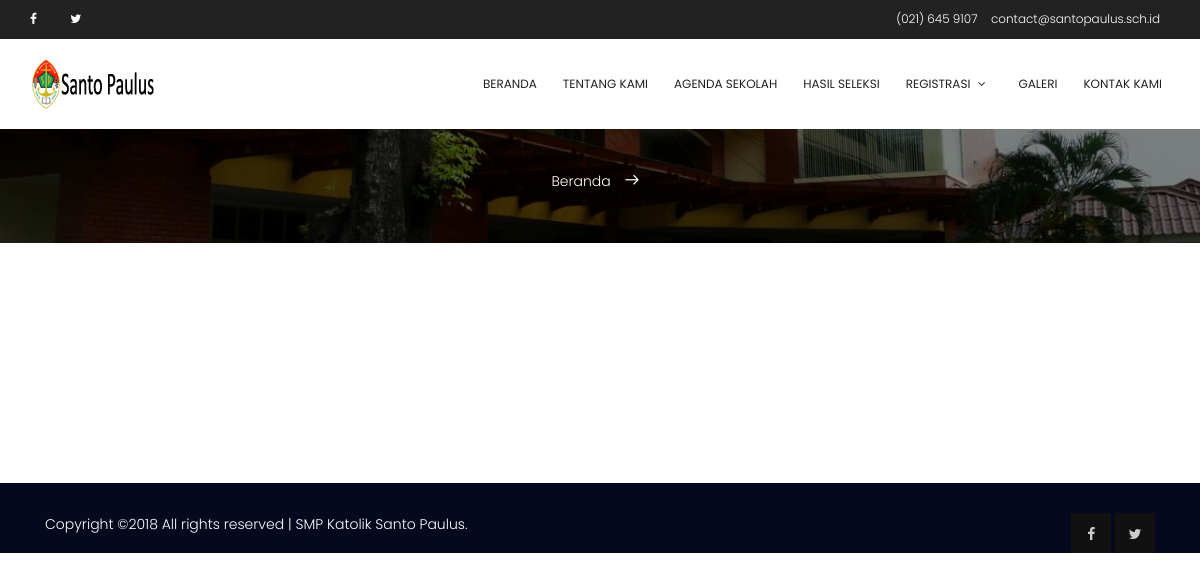
Page /?page=static&q=syarat-pendaftaran on the earlier database version.
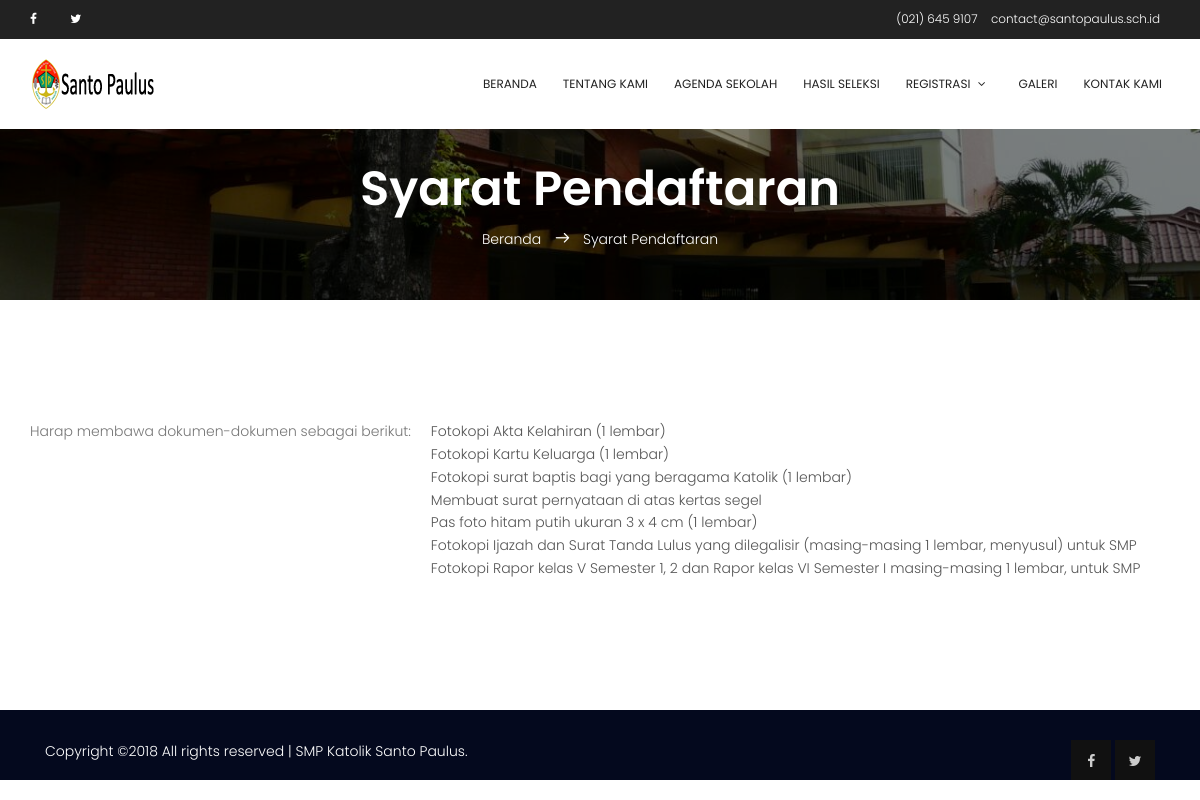
Same page on the later database version.
### tables this page shows
CREATE TABLE `site_pages` (
  `pg_id` int(11) NOT NULL,
  `pg_title` varchar(100) NOT NULL,
  `pg_slug` varchar(250) NOT NULL,
  `pg_content` text NOT NULL,
  `pg_publish` enum('Y','N') NOT NULL
);

### digi_canvas.php (called while the page is built, shortened)
<?php
require("includes/constants.php");
require('includes/class.db.php');
$database = DB::getInstance();
include("template/v_header.php");
include("template/v_content.php");
include("template/v_footer.php");
?>

### includes/constants.php (called while the page is built, shortened)
<?php
$baseurl = "http://".$_SERVER['HTTP_HOST'].str_replace(basename($_SERVER['SCRIPT_NAME']),"",$_SERVER['SCRIPT_NAME']);
?>

### includes/class.db.php (called while the page is built, shortened)
<?php
class DB
{
    private $link = null;
    static $inst = null;
    public function __construct()
    {
        try {
            $this->link = new mysqli( DB_HOST, DB_USER, DB_PASS, DB_NAME );
            $this->link->set_charset( "utf8" );
        } catch ( Exception $e ) {
            die( 'Unable to connect to database' );
        }
    }
    public function get_row( $query, $object = false )
    {
        $row = $this->link->query( $query );
        if( $this->link->error )
        {
            $this->log_db_errors( $this->link->error, $query );
            return false;
        }
        else
        {
            $r = ( !$object ) ? $row->fetch_row() : $row->fetch_object();
            return $r;
        }
    }
    static function getInstance()
    {
        if( self::$inst == null )
        {
            self::$inst = new DB();
        }
        return self::$inst;
    }
}

### modules/pages/page_content.php (the view)
<?php
    $key = htmlspecialchars($_GET["q"], ENT_QUOTES, 'UTF-8');
    $query = "SELECT pg_title, pg_slug, pg_content, pg_publish FROM site_pages WHERE pg_slug = '$key' ";
    if( $database->num_rows( $query ) > 0 )
    {
        list( $title, $slug, $content, $publish ) = $database->get_row( $query );
        $pagetitle = $title;
        $fcontent = nl2br(html_entity_decode($content), TRUE);
    }
?>
<section class="banner-area relative">
    <div class="overlay overlay-bg"></div>
    <div class="container">
        <div class="row d-flex align-items-center justify-content-center">
            <div class="about-content col-lg-12">
                <h1 class="text-white">
                    <?php echo ucfirst($pagetitle);?>
                </h1>
                <p class="text-white link-nav"><a href="<?php echo $baseurl;?>">Beranda </a>  <span class="lnr lnr-arrow-right"></span>  <?php echo ucfirst($pagetitle);?></p>
            </div>
        </div>
    </div>
</section>
<section class="section-gap">
<div class="container">
    <div class="row">
        <?php echo $fcontent; ?>
    </div>
</div>
</section>

Differences in the rows shown:
added site_pages: pg_title "Syarat Pendaftaran", pg_content "Harap membawa dokumen-dokumen sebagai berikut: Fotokopi Akta Kelahiran (1 lembar) Fotokopi Kartu Keluarga (1 lembar) Fotokopi surat baptis bagi yang beragama Katolik (1 lembar) Membuat surat pernyataan di atas kertas segel Pas foto hitam putih ukuran 3 x 4 cm (1 lembar) Fotokopi Ijazah dan Surat Tanda Lulus yang dilegalisir (masing-masing 1 lembar, menyusul) untuk SMP Fotokopi Rapor kelas V Semester 1, 2 dan Rapor kelas VI Semester I masing-masing 1 lembar, untuk SMP"
